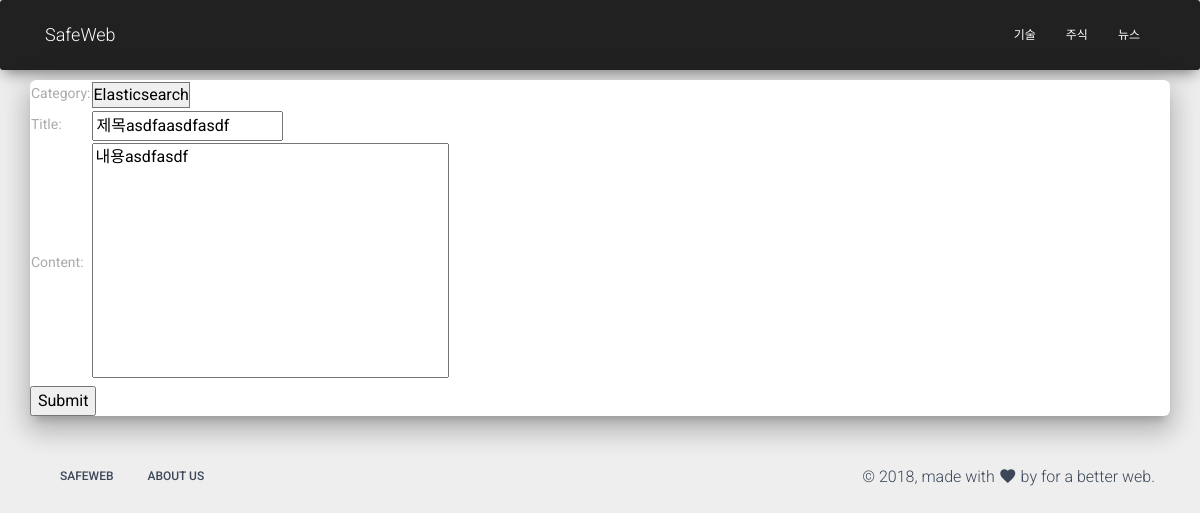
Screenshot of /blog/제목asdfaasdfasdf/6/edit/ (signed in) with the database file from the repository.
### blog/models.py (models this page shows, shortened)
class Post(models.Model):
    category = models.ForeignKey(Category, on_delete=models.SET_NULL, null=True, related_name='posts')
    author = models.ForeignKey(settings.AUTH_USER_MODEL, on_delete=models.SET_NULL, null=True)
    title = models.CharField(max_length=100)
    content = models.TextField(validators=[min_length_3_validator])
    Tags = models.ManyToManyField('Tag', blank=True)
    slug = models.SlugField(max_length=200, db_index=True, unique=True, allow_unicode=True)
    Comments = models.PositiveSmallIntegerField(default=0, null=True)
    created = models.DateTimeField(auto_now_add=True)
    updated = models.DateTimeField(auto_now=True)
    published = models.DateTimeField(blank=True, null=True)
    image = models.ImageField(default='default.png', upload_to='post/%Y/%m/%d', blank=True)
    ip = models.GenericIPAddressField(null=True)
    class Meta:
        ordering = ['-created']
        index_together = (('id', 'slug'),)

### blog/views.py (the view)
# urls.py: path('<slug>/<int:id>/edit/', views.post_edit, name='post_edit'),
@login_required
def post_edit(request, slug, id):
    post = get_object_or_404(Post, slug=slug, id=id)
    if request.method == "POST":
        form = PostForm(request.POST, request.FILES, instance=Post)
        if form.is_valid():
            post = form.save(commit=False)
            post.author = request.user
            post.updated = timezone.now()
            post.save()
            return redirect('blog:post_detail', post.slug, post.id)
    else:
        form = PostForm(instance=post)
    return render(request, 'blog/post_form.html', {'form': form})

### blog/forms.py
class PostForm(forms.ModelForm):
    class Meta:
        model = Post
        fields = ['category', 'title', 'content']

### blog/models.py (called while the page is built)
    def __str__(self):
        return self.name

### blog/templates/blog/post_form.html (shortened to what this page needs)
{% extends 'blog/post_base.html' %}
{% block post %}
<form method='POST'>
  <table>  {{ form.as_table }}
    </table>
    <input type="submit">
</form>
{% endblock %}

### rows the page displays
Post: category "Elasticsearch", title "제목asdfaasdfasdf", content "내용asdfasdf"
